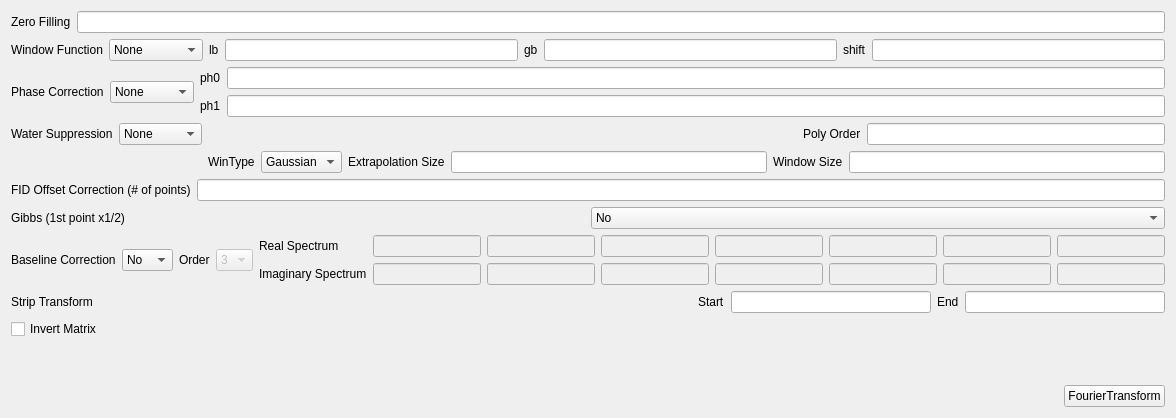
          <widget class="QWidget" name="dim1tab">
           <attribute name="title">
            <string>Dim1</string>
           </attribute>
           <layout class="QGridLayout" name="gridLayout_6">
            <item row="0" column="0" colspan="2">
             <layout class="QGridLayout" name="gridLayout_8">
              <item row="0" column="0">
               <layout class="QHBoxLayout" name="horizontalLayout_2">
                <item>
                 <widget class="QLabel" name="label_3">
                  <property name="text">
                   <string>Zero Filling</string>
                  </property>
                 </widget>
                </item>
                <item>
                 <widget class="QLineEdit" name="zeroFilling">
                  <property name="alignment">
                   <set>Qt::AlignRight|Qt::AlignTrailing|Qt::AlignVCenter</set>
                  </property>
                 </widget>
                </item>
               </layout>
              </item>
              <item row="1" column="0">
               <layout class="QHBoxLayout" name="horizontalLayout_3">
                <item>
                 <widget class="QLabel" name="label_4">
                  <property name="text">
                   <string>Window Function</string>
                  </property>
                 </widget>
                </item>
                <item>
                 <widget class="QComboBox" name="windowFunction">
                  <property name="sizePolicy">
                   <sizepolicy hsizetype="Preferred" vsizetype="Maximum">
                    <horstretch>0</horstretch>
                    <verstretch>0</verstretch>
                   </sizepolicy>
                  </property>
                  <item>
                   <property name="text">
                    <string>None</string>
                   </property>
                  </item>
                  <item>
                   <property name="text">
                    <string>Exponential</string>
                   </property>
                  </item>
                  <item>
                   <property name="text">
                    <string>Gaussian</string>
                   </property>
                  </item>
                  <item>
                   <property name="text">
                    <string>Sine</string>
                   </property>
                  </item>
                  <item>
                   <property name="text">
                    <string>QSine</string>
                   </property>
                  </item>
                  <item>
                   <property name="text">
                    <string>SEM</string>
                   </property>
                  </item>
                 </widget>
                </item>
                <item>
                 <widget class="QLabel" name="label_5">
                  <property name="text">
                   <string>lb</string>
                  </property>
                 </widget>
                </item>
                <item>
                 <widget class="QLineEdit" name="lb">
                  <property name="alignment">
                   <set>Qt::AlignRight|Qt::AlignTrailing|Qt::AlignVCenter</set>
                  </property>
                 </widget>
                </item>
                <item>
                 <widget class="QLabel" name="label_6">
                  <property name="text">
                   <string>gb</string>
                  </property>
                 </widget>
                </item>
                <item>
                 <widget class="QLineEdit" name="gb">
                  <property name="alignment">
                   <set>Qt::AlignRight|Qt::AlignTrailing|Qt::AlignVCenter</set>
                  </property>
                 </widget>
                </item>
                <item>
                 <widget class="QLabel" name="label_7">
                  <property name="text">
                   <string>shift</string>
                  </property>
                 </widget>
                </item>
                <item>
                 <widget class="QLineEdit" name="ssb">
                  <property name="alignment">
                   <set>Qt::AlignRight|Qt::AlignTrailing|Qt::AlignVCenter</set>
                  </property>
                 </widget>
                </item>
               </layout>
              </item>
              <item row="2" column="0">
               <layout class="QHBoxLayout" name="horizontalLayout_7">
                <item>
                 <widget class="QLabel" name="label_13">
                  <property name="text">
                   <string>Phase Correction</string>
                  </property>
                 </widget>
                </item>
                <item>
                 <widget class="QComboBox" name="phaseCorrection">
                  <property name="sizePolicy">
                   <sizepolicy hsizetype="Preferred" vsizetype="Maximum">
                    <horstretch>0</horstretch>
                    <verstretch>0</verstretch>
                   </sizepolicy>
                  </property>
                  <item>
                   <property name="text">
                    <string>None</string>
                   </property>
                  </item>
                  <item>
                   <property name="text">
                    <string>Manual</string>
                   </property>
                  </item>
                  <item>
                   <property name="text">
                    <string>Automatic</string>
                   </property>
                  </item>
                 </widget>
                </item>
                <item>
                 <layout class="QVBoxLayout" name="verticalLayout_2">
                  <item>
                   <layout class="QHBoxLayout" name="horizontalLayout_8">
                    <item>
                     <widget class="QLabel" name="label_14">
                      <property name="text">
                       <string>ph0</string>
                      </property>
                     </widget>
                    </item>
                    <item>
                     <widget class="QLineEdit" name="ph0">
                      <property name="alignment">
                       <set>Qt::AlignRight|Qt::AlignTrailing|Qt::AlignVCenter</set>
                      </property>
                     </widget>
                    </item>
                   </layout>
                  </item>
                  <item>
                   <layout class="QHBoxLayout" name="horizontalLayout_9">
                    <item>
                     <widget class="QLabel" name="label_15">
                      <property name="text">
                       <string>ph1</string>
                      </property>
                     </widget>
                    </item>
                    <item>
                     <widget class="QLineEdit" name="ph1">
                      <property name="alignment">
                       <set>Qt::AlignRight|Qt::AlignTrailing|Qt::AlignVCenter</set>
                      </property>
                     </widget>
                    </item>
                   </layout>
                  </item>
                 </layout>
                </item>
               </layout>
              </item>
              <item row="3" column="0">
               <layout class="QHBoxLayout" name="horizontalLayout_4">
                <item>
                 <layout class="QVBoxLayout" name="verticalLayout_3">
                  <item>
                   <layout class="QHBoxLayout" name="horizontalLayout_14">
                    <item>
                     <widget class="QLabel" name="label_8">
                      <property name="text">
                       <string>Water Suppression</string>
                      </property>
                     </widget>
                    </item>
                    <item>
                     <widget class="QComboBox" name="waterSuppression">
                      <property name="sizePolicy">
                       <sizepolicy hsizetype="Preferred" vsizetype="Maximum">
                        <horstretch>0</horstretch>
                        <verstretch>0</verstretch>
                       </sizepolicy>
                      </property>
                      <item>
                       <property name="text">
                        <string>None</string>
                       </property>
                      </item>
                      <item>
                       <property name="text">
                        <string>Conv</string>
                       </property>
                      </item>
                      <item>
                       <property name="text">
                        <string>Poly</string>
                       </property>
                      </item>
                      <item>
                       <property name="text">
                        <string>WaveWat</string>
                       </property>
                      </item>
                     </widget>
                    </item>
                   </layout>
                  </item>
                  <item>
                   <widget class="QLabel" name="label_18">
                    <property name="text">
                     <string/>
                    </property>
                   </widget>
                  </item>
                 </layout>
                </item>
                <item>
                 <layout class="QVBoxLayout" name="verticalLayout">
                  <item>
                   <layout class="QHBoxLayout" name="horizontalLayout_5">
                    <item>
                     <spacer name="horizontalSpacer_4">
                      <property name="orientation">
                       <enum>Qt::Horizontal</enum>
                      </property>
                      <property name="sizeHint" stdset="0">
                       <size>
                        <width>40</width>
                        <height>20</height>
                       </size>
                      </property>
                     </spacer>
                    </item>
                    <item>
                     <spacer name="horizontalSpacer_3">
                      <property name="orientation">
                       <enum>Qt::Horizontal</enum>
                      </property>
                      <property name="sizeHint" stdset="0">
                       <size>
                        <width>40</width>
                        <height>20</height>
                       </size>
                      </property>
                     </spacer>
                    </item>
                    <item>
                     <widget class="QLabel" name="label_9">
                      <property name="text">
                       <string>Poly Order</string>
                      </property>
                     </widget>
                    </item>
                    <item>
                     <widget class="QLineEdit" name="polyOrder">
                      <property name="alignment">
                       <set>Qt::AlignRight|Qt::AlignTrailing|Qt::AlignVCenter</set>
                      </property>
                     </widget>
                    </item>
                   </layout>
                  </item>
                  <item>
                   <layout class="QHBoxLayout" name="horizontalLayout_6">
                    <item>
                     <widget class="QLabel" name="label_10">
                      <property name="text">
                       <string>WinType</string>
                      </property>
                     </widget>
                    </item>
                    <item>
                     <widget class="QComboBox" name="winType">
                      <item>
                       <property name="text">
                        <string>Gaussian</string>
                       </property>
                      </item>
                      <item>
                       <property name="text">
                        <string>Sine</string>
                       </property>
                      </item>
                     </widget>
                    </item>
                    <item>
                     <widget class="QLabel" name="label_11">
                      <property name="text">
                       <string>Extrapolation Size</string>
                      </property>
                     </widget>
                    </item>
                    <item>
                     <widget class="QLineEdit" name="extrapolationSize">
                      <property name="alignment">
                       <set>Qt::AlignRight|Qt::AlignTrailing|Qt::AlignVCenter</set>
                      </property>
                     </widget>
                    </item>
                    <item>
                     <widget class="QLabel" name="label_12">
                      <property name="text">
                       <string>Window Size</string>
                      </property>
                     </widget>
                    </item>
                    <item>
                     <widget class="QLineEdit" name="windowSize">
                      <property name="alignment">
                       <set>Qt::AlignRight|Qt::AlignTrailing|Qt::AlignVCenter</set>
                      </property>
                     </widget>
                    </item>
                   </layout>
                  </item>
                 </layout>
                </item>
               </layout>
              </item>
              <item row="4" column="0">
               <layout class="QHBoxLayout" name="horizontalLayout_10">
                <item>
                 <widget class="QLabel" name="label_16">
                  <property name="text">
                   <string>FID Offset Correction (# of points)</string>
                  </property>
                 </widget>
                </item>
                <item>
                 <widget class="QLineEdit" name="fidOffsetCorrection">
                  <property name="alignment">
                   <set>Qt::AlignRight|Qt::AlignTrailing|Qt::AlignVCenter</set>
                  </property>
                 </widget>
                </item>
               </layout>
              </item>
              <item row="5" column="0">
               <layout class="QHBoxLayout" name="horizontalLayout_11">
                <item>
                 <widget class="QLabel" name="label_17">
                  <property name="text">
                   <string>Gibbs (1st point x1/2)</string>
                  </property>
                 </widget>
                </item>
                <item>
                 <widget class="QComboBox" name="gibbs">
                  <property name="sizePolicy">
                   <sizepolicy hsizetype="Preferred" vsizetype="Maximum">
                    <horstretch>0</horstretch>
                    <verstretch>0</verstretch>
                   </sizepolicy>
                  </property>
                  <item>
                   <property name="text">
                    <string>No</string>
                   </property>
                  </item>
                  <item>
                   <property name="text">
                    <string>Yes</string>
                   </property>
                  </item>
                 </widget>
                </item>
               </layout>
              </item>
             </layout>
            </item>
            <item row="1" column="0" colspan="2">
             <layout class="QHBoxLayout" name="horizontalLayout_32">
              <item>
               <widget class="QLabel" name="label_51">
                <property name="text">
                 <string>Baseline Correction</string>
                </property>
               </widget>
              </item>
              <item>
               <widget class="QComboBox" name="baselineCorrection">
                <property name="sizePolicy">
                 <sizepolicy hsizetype="Preferred" vsizetype="Maximum">
                  <horstretch>0</horstretch>
                  <verstretch>0</verstretch>
                 </sizepolicy>
                </property>
                <item>
                 <property name="text">
                  <string>No</string>
                 </property>
                </item>
                <item>
                 <property name="text">
                  <string>Yes</string>
                 </property>
                </item>
               </widget>
              </item>
              <item>
               <widget class="QLabel" name="label_52">
                <property name="text">
                 <string>Order</string>
                </property>
               </widget>
              </item>
              <item>
               <widget class="QComboBox" name="baselineOrder">
                <property name="enabled">
                 <bool>false</bool>
                </property>
                <property name="currentIndex">
                 <number>3</number>
                </property>
                <item>
                 <property name="text">
                  <string>0</string>
                 </property>
                </item>
                <item>
                 <property name="text">
                  <string>1</string>
                 </property>
                </item>
                <item>
                 <property name="text">
                  <string>2</string>
                 </property>
                </item>
                <item>
                 <property name="text">
                  <string>3</string>
                 </property>
                </item>
                <item>
                 <property name="text">
                  <string>4</string>
                 </property>
                </item>
                <item>
                 <property name="text">
                  <string>5</string>
                 </property>
                </item>
                <item>
                 <property name="text">
                  <string>6</string>
                 </property>
                </item>
               </widget>
              </item>
              <item>
               <layout class="QVBoxLayout" name="verticalLayout_7">
                <item>
                 <widget class="QLabel" name="label_54">
                  <property name="text">
                   <string>Real Spectrum</string>
                  </property>
                 </widget>
                </item>
                <item>
                 <widget class="QLabel" name="label_53">
                  <property name="text">
                   <string>Imaginary Spectrum</string>
                  </property>
                 </widget>
                </item>
               </layout>
              </item>
              <item>
               <layout class="QVBoxLayout" name="verticalLayout_6">
                <item>
                 <layout class="QHBoxLayout" name="horizontalLayout_33">
                  <item>
                   <widget class="QLineEdit" name="rSpc_p0">
                    <property name="enabled">
                     <bool>false</bool>
                    </property>
                    <property name="layoutDirection">
                     <enum>Qt::LeftToRight</enum>
                    </property>
                    <property name="alignment">
                     <set>Qt::AlignRight|Qt::AlignTrailing|Qt::AlignVCenter</set>
                    </property>
                   </widget>
                  </item>
                  <item>
                   <widget class="QLineEdit" name="rSpc_p1">
                    <property name="enabled">
                     <bool>false</bool>
                    </property>
                    <property name="layoutDirection">
                     <enum>Qt::LeftToRight</enum>
                    </property>
                    <property name="alignment">
                     <set>Qt::AlignRight|Qt::AlignTrailing|Qt::AlignVCenter</set>
                    </property>
                   </widget>
                  </item>
                  <item>
                   <widget class="QLineEdit" name="rSpc_p2">
                    <property name="enabled">
                     <bool>false</bool>
                    </property>
                    <property name="layoutDirection">
                     <enum>Qt::LeftToRight</enum>
                    </property>
                    <property name="alignment">
                     <set>Qt::AlignRight|Qt::AlignTrailing|Qt::AlignVCenter</set>
                    </property>
                   </widget>
                  </item>
                  <item>
                   <widget class="QLineEdit" name="rSpc_p3">
                    <property name="enabled">
                     <bool>false</bool>
                    </property>
                    <property name="layoutDirection">
                     <enum>Qt::LeftToRight</enum>
                    </property>
                    <property name="alignment">
                     <set>Qt::AlignRight|Qt::AlignTrailing|Qt::AlignVCenter</set>
                    </property>
                   </widget>
                  </item>
                  <item>
                   <widget class="QLineEdit" name="rSpc_p4">
                    <property name="enabled">
                     <bool>false</bool>
                    </property>
                    <property name="layoutDirection">
                     <enum>Qt::LeftToRight</enum>
                    </property>
                    <property name="alignment">
                     <set>Qt::AlignRight|Qt::AlignTrailing|Qt::AlignVCenter</set>
                    </property>
                   </widget>
                  </item>
                  <item>
                   <widget class="QLineEdit" name="rSpc_p5">
                    <property name="enabled">
                     <bool>false</bool>
                    </property>
                    <property name="layoutDirection">
                     <enum>Qt::LeftToRight</enum>
                    </property>
                    <property name="alignment">
                     <set>Qt::AlignRight|Qt::AlignTrailing|Qt::AlignVCenter</set>
                    </property>
                   </widget>
                  </item>
                  <item>
                   <widget class="QLineEdit" name="rSpc_p6">
                    <property name="enabled">
                     <bool>false</bool>
                    </property>
                    <property name="layoutDirection">
                     <enum>Qt::LeftToRight</enum>
                    </property>
                    <property name="alignment">
                     <set>Qt::AlignRight|Qt::AlignTrailing|Qt::AlignVCenter</set>
                    </property>
                   </widget>
                  </item>
                 </layout>
                </item>
                <item>
                 <layout class="QHBoxLayout" name="horizontalLayout_35">
                  <item>
                   <widget class="QLineEdit" name="iSpc_p0">
                    <property name="enabled">
                     <bool>false</bool>
                    </property>
                    <property name="layoutDirection">
                     <enum>Qt::LeftToRight</enum>
                    </property>
                    <property name="alignment">
                     <set>Qt::AlignRight|Qt::AlignTrailing|Qt::AlignVCenter</set>
                    </property>
                   </widget>
                  </item>
                  <item>
                   <widget class="QLineEdit" name="iSpc_p1">
                    <property name="enabled">
                     <bool>false</bool>
                    </property>
                    <property name="layoutDirection">
                     <enum>Qt::LeftToRight</enum>
                    </property>
                    <property name="alignment">
                     <set>Qt::AlignRight|Qt::AlignTrailing|Qt::AlignVCenter</set>
                    </property>
                   </widget>
                  </item>
                  <item>
                   <widget class="QLineEdit" name="iSpc_p2">
                    <property name="enabled">
                     <bool>false</bool>
                    </property>
                    <property name="layoutDirection">
                     <enum>Qt::LeftToRight</enum>
                    </property>
                    <property name="alignment">
                     <set>Qt::AlignRight|Qt::AlignTrailing|Qt::AlignVCenter</set>
                    </property>
                   </widget>
                  </item>
                  <item>
                   <widget class="QLineEdit" name="iSpc_p3">
                    <property name="enabled">
                     <bool>false</bool>
                    </property>
                    <property name="layoutDirection">
                     <enum>Qt::LeftToRight</enum>
                    </property>
                    <property name="alignment">
                     <set>Qt::AlignRight|Qt::AlignTrailing|Qt::AlignVCenter</set>
                    </property>
                   </widget>
                  </item>
                  <item>
                   <widget class="QLineEdit" name="iSpc_p4">
                    <property name="enabled">
                     <bool>false</bool>
                    </property>
                    <property name="layoutDirection">
                     <enum>Qt::LeftToRight</enum>
                    </property>
                    <property name="alignment">
                     <set>Qt::AlignRight|Qt::AlignTrailing|Qt::AlignVCenter</set>
                    </property>
                   </widget>
                  </item>
                  <item>
                   <widget class="QLineEdit" name="iSpc_p5">
                    <property name="enabled">
                     <bool>false</bool>
                    </property>
                    <property name="layoutDirection">
                     <enum>Qt::LeftToRight</enum>
                    </property>
                    <property name="alignment">
                     <set>Qt::AlignRight|Qt::AlignTrailing|Qt::AlignVCenter</set>
                    </property>
                   </widget>
                  </item>
                  <item>
                   <widget class="QLineEdit" name="iSpc_p6">
                    <property name="enabled">
                     <bool>false</bool>
                    </property>
                    <property name="layoutDirection">
                     <enum>Qt::LeftToRight</enum>
                    </property>
                    <property name="alignment">
                     <set>Qt::AlignRight|Qt::AlignTrailing|Qt::AlignVCenter</set>
                    </property>
                   </widget>
                  </item>
                 </layout>
                </item>
               </layout>
              </item>
             </layout>
            </item>
            <item row="2" column="0" colspan="2">
             <layout class="QHBoxLayout" name="horizontalLayout_52">
              <item>
               <widget class="QLabel" name="label_58">
                <property name="text">
                 <string>Strip Transform</string>
                </property>
               </widget>
              </item>
              <item>
               <spacer name="horizontalSpacer_37">
                <property name="orientation">
                 <enum>Qt::Horizontal</enum>
                </property>
                <property name="sizeHint" stdset="0">
                 <size>
                  <width>40</width>
                  <height>20</height>
                 </size>
                </property>
               </spacer>
              </item>
              <item>
               <spacer name="horizontalSpacer_38">
                <property name="orientation">
                 <enum>Qt::Horizontal</enum>
                </property>
                <property name="sizeHint" stdset="0">
                 <size>
                  <width>40</width>
                  <height>20</height>
                 </size>
                </property>
               </spacer>
              </item>
              <item>
               <spacer name="horizontalSpacer_39">
                <property name="orientation">
                 <enum>Qt::Horizontal</enum>
                </property>
                <property name="sizeHint" stdset="0">
                 <size>
                  <width>40</width>
                  <height>20</height>
                 </size>
                </property>
               </spacer>
              </item>
              <item>
               <widget class="QLabel" name="label_65">
                <property name="text">
                 <string>Start</string>
                </property>
               </widget>
              </item>
              <item>
               <widget class="QLineEdit" name="stripTransformStart">
                <property name="alignment">
                 <set>Qt::AlignRight|Qt::AlignTrailing|Qt::AlignVCenter</set>
                </property>
               </widget>
              </item>
              <item>
               <widget class="QLabel" name="label_71">
                <property name="text">
                 <string>End</string>
                </property>
               </widget>
              </item>
              <item>
               <widget class="QLineEdit" name="stripTransformEnd">
                <property name="alignment">
                 <set>Qt::AlignRight|Qt::AlignTrailing|Qt::AlignVCenter</set>
                </property>
               </widget>
              </item>
             </layout>
            </item>
            <item row="4" column="0">
             <spacer name="verticalSpacer">
              <property name="orientation">
               <enum>Qt::Vertical</enum>
              </property>
              <property name="sizeHint" stdset="0">
               <size>
                <width>20</width>
                <height>40</height>
               </size>
              </property>
             </spacer>
            </item>
            <item row="5" column="0" colspan="2">
             <layout class="QHBoxLayout" name="horizontalLayout_12">
              <item>
               <spacer name="horizontalSpacer_10">
                <property name="orientation">
                 <enum>Qt::Horizontal</enum>
                </property>
                <property name="sizeHint" stdset="0">
                 <size>
                  <width>40</width>
                  <height>20</height>
                 </size>
                </property>
               </spacer>
              </item>
              <item>
               <widget class="QPushButton" name="fourierTransformButton">
                <property name="text">
                 <string>FourierTransform</string>
                </property>
               </widget>
              </item>
             </layout>
            </item>
            <item row="3" column="0" colspan="2">
             <layout class="QHBoxLayout" name="horizontalLayout_53">
              <item>
               <widget class="QCheckBox" name="invertMatrix_1">
                <property name="text">
                 <string>Invert Matrix</string>
                </property>
               </widget>
              </item>
              <item>
               <spacer name="horizontalSpacer_25">
                <property name="orientation">
                 <enum>Qt::Horizontal</enum>
                </property>
                <property name="sizeHint" stdset="0">
                 <size>
                  <width>40</width>
                  <height>20</height>
                 </size>
                </property>
               </spacer>
              </item>
             </layout>
            </item>
           </layout>
          </widget>
